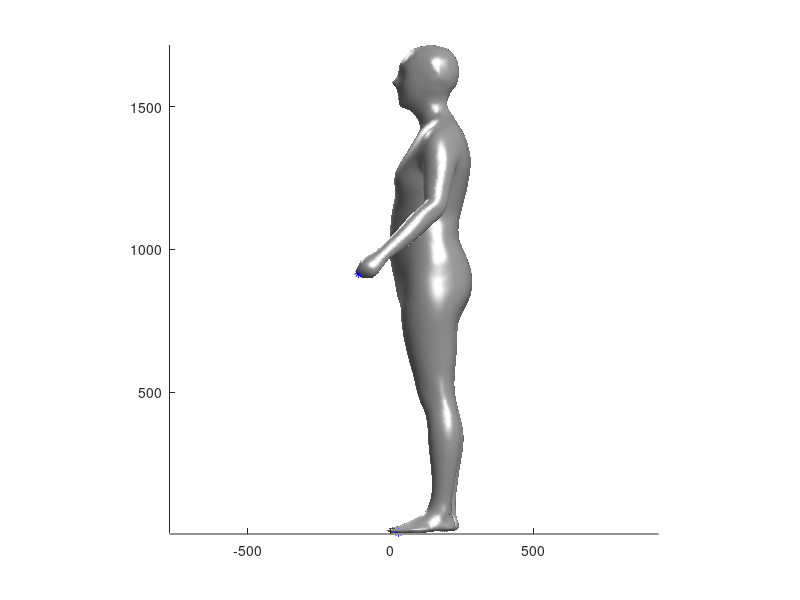

Reproduce this figure in MATLAB. (Note: this script raises an error after producing the figure.)
clc 
clear all
addpath('C:\Users\Hayoung Jung\Documents\[GitHub-Labtop]\Hand_deformation_model\functions');
addpath(genpath('external'));
%addpath(genpath('functions'));
%addpath('F:\[GitHub]\Hand_deformation_model\functions');
%addpath('/Users/user/Documents/GitHub/Hand_deformation_model\functions');

load('Body_temp.mat');
load('mesh_repose.mat');
Body_temp = mesh_repose;

V = Body_temp.V; F = Body_temp.F; COR = Body_temp.COR; v_segment = Body_temp.v_segment; weights = Body_temp.weights;
Body_temp.parent = Body_temp.COR_bone(:,2); 
C = COR;

for i = 1:length(COR)
Body_temp.spheres{i}.center = COR(i,:);
Body_temp.spheres{i}.bone = Body_temp.parent(i);
Body_temp.bones{i}.parent = Body_temp.parent(i);
end 

%% Visualization 3D body
C = COR;
figure()
hold on
axis equal
h = trimesh(F, V(:,1), V(:,2), V(:,3),'EdgeColor','none','FaceColor',[0.65, 0.65, 0.65],'FaceAlpha', 1);
lighting gouraud;
view([-90, 0]);
camlight;
view([90, 0]);
camlight;

%scatter3(V(:,1),V(:,2),V(:,3),'.', 'MarkerEdgeColor',[180/255, 180/255, 180/255])
plot3(C(:,1),C(:,2),C(:,3),'b*')
plot3(C([1 10 11 12 13],1),C([1 10 11 12 13],2),C([1 10 11 12 13],3), 'k-');
plot3(C(1:5,1),C(1:5,2),C(1:5,3), 'k-');
plot3(C([1 6:9],1),C([1 6:9],2),C([1 6:9],3), 'k-');
plot3(C(14:17,1),C(14:17,2),C(14:17,3), 'k-');
plot3(C(18:21,1),C(18:21,2),C(18:21,3), 'k-');
plot3(C([14 11 18],1),C([14 11 18],2),C([14 11 18],3), 'k-');
hold off

%% Transform matrix setting

transforms = cell(1, 21);
for i = 1 : 21
    transforms{i} = eye(4);
end
axes = bone_axes_body(COR);

% left-arm setting
% COR_leftarm_link = zeros(16,1);
% COR_leftarm_link(14:16,1) = [15; 16; 17];

%% Previous transformation 
angle = zeros(4,1);

% 1 rad = 57.3 deg. 0.785 rad = 45.0 deg.
% left arm 
angle(1) = 0/57.3; 
angle(2) = 0/57.3; 
angle(3) = 30/57.3; 
angle(4) = 0/57.3;

% Shoulder axis1: flexion(-)/extension(+), axis2: abduction(+)/adduction(-), axis3: supination/pronation
% Elbow axis2: flexion/extension
% Wrist axis1: ulnar(-)/radial(+), axis2: flexion(-)/extension(+), axis3: supination/pronation


% left arm 
transforms{14} = matrix_rotation( ... % left shoulder
    angle(1), ...  
    matrix_apply(transforms{11}, axes{14}(1 : 3, 1)'), ... 
    matrix_apply(transforms{11}, axes{14}(1 : 3, 4)') ... % center
) * transforms{11};
transforms{15} = matrix_rotation( ... % left elbow
    angle(2), ...
    matrix_apply(transforms{14}, axes{15}(1 : 3, 2)'), ...
    matrix_apply(transforms{14}, axes{15}(1 : 3, 4)') ...
) * transforms{14};
transforms{16} = matrix_rotation( ... % left wrist
    angle(3), ...
    matrix_apply(transforms{15}, axes{16}(1 : 3, 2)'), ...
    matrix_apply(transforms{15}, axes{16}(1 : 3, 4)') ...
) * transforms{15};

    
for i = 2:21
    COR(i,:) = matrix_apply(transforms{i-1}, COR(i,:));
end 
axes = bone_axes_body(COR);

    
    
% % right arm
% transforms{18} = matrix_rotation( ... % right shoulder
%     angle(4), ... % rotation angle: 0 ~ 2, range 3 = 180 deg.  
%     matrix_apply(transforms{11}, axes{18}(1 : 3, 3)'), ... % axis1: axis2: flexion(-)/extention(+); axis3: abduction(+)/adduction(-)
%     matrix_apply(transforms{11}, axes{18}(1 : 3, 4)') ... % center
% ) * transforms{11};
% transforms{19} = matrix_rotation( ... % left elbow
%     angle(5), ...
%     matrix_apply(transforms{18}, axes{19}(1 : 3, 2)'), ...
%     matrix_apply(transforms{18}, axes{19}(1 : 3, 4)') ...
% ) * transforms{18};
% transforms{20} = matrix_rotation( ... % left wrist
%     angle(6), ...
%     matrix_apply(transforms{19}, axes{20}(1 : 3, 2)'), ...
%     matrix_apply(transforms{19}, axes{20}(1 : 3, 4)') ...
% ) * transforms{19};
% 
% % left leg
% transforms{2} = matrix_rotation( ... % right shoulder
%     angle(4), ... % rotation angle: 0 ~ 2, range 3 = 180 deg.  
%     matrix_apply(transforms{1}, axes{2}(1 : 3, 3)'), ... % axis1: axis2: flexion(-)/extention(+); axis3: abduction(+)/adduction(-)
%     matrix_apply(transforms{1}, axes{2}(1 : 3, 4)') ... % center
% ) * transforms{1};
% transforms{3} = matrix_rotation( ... % left elbow
%     angle(5), ...
%     matrix_apply(transforms{2}, axes{3}(1 : 3, 2)'), ...
%     matrix_apply(transforms{2}, axes{3}(1 : 3, 4)') ...
% ) * transforms{2};
% transforms{4} = matrix_rotation( ... % left wrist
%     angle(6), ...
%     matrix_apply(transforms{3}, axes{4}(1 : 3, 2)'), ...
%     matrix_applytransforms{3}, axes{4}(1 : 3, 4)') ...
% ) * transforms{3};




%% Deformation apply

transformed = Body_temp;
transformed = skin_dualquat_body(transformed, transforms);
COR_tr = COR;

%% CoR transformation

% COR_tr(15,:) = matrix_apply(transforms{14}, COR_tr(15,:));
% COR_tr(16,:) = matrix_apply(transforms{15}, COR_tr(16,:));
% COR_tr(17,:) = matrix_apply(transforms{16}, COR_tr(17,:));

% for i = 16:17
%     COR_tr(i,:) = matrix_apply(transforms{i-1}, COR_tr(i,:));
% end 


%% CoR Transformed plot
figure()
hold on
axis equal
h = trimesh(transformed.F, transformed.V(:,1), transformed.V(:,2), transformed.V(:,3),'EdgeColor','none','FaceColor',[0.65, 0.65, 0.65],'FaceAlpha', 1);
lighting gouraud;
view([-90, 0]);
camlight;
view([90, 0]);
camlight;
%scatter3(COR(14,1),COR(14,2),COR(14,3),'*', 'MarkerEdgeColor',[0/255, 0/255, 0/255])
%scatter3(COR_tr(:,1),COR_tr(:,2),COR_tr(:,3),'*', 'MarkerEdgeColor',[0/255, 0/255, 255/255])
plot3(COR_tr([1 10 11 12 13],1),COR_tr([1 10 11 12 13],2),COR_tr([1 10 11 12 13],3), 'k-');
plot3(COR_tr(1:5,1),COR_tr(1:5,2),COR_tr(1:5,3), 'k-');
plot3(COR_tr([1 6:9],1),COR_tr([1 6:9],2),COR_tr([1 6:9],3), 'k-');
plot3(COR_tr(14:17,1),COR_tr(14:17,2),COR_tr(14:17,3), 'k-');
plot3(COR_tr(18:21,1),COR_tr(18:21,2),COR_tr(18:21,3), 'k-');
plot3(COR_tr([14 11 18],1),COR_tr([14 11 18],2),COR_tr([14 11 18],3), 'k-');
hold off
%% Save current template 

transformed.COR = COR;
mesh_repose = transformed;
mesh_repose.V = V;
mesh_repose.COR = COR;
save mesh_repose.mat mesh_repose;

figure()
hold on
axis equal
h = trimesh(mesh_repose.F, mesh_repose.V(:,1), mesh_repose.V(:,2), mesh_repose.V(:,3),'EdgeColor','none','FaceColor',[0.65, 0.65, 0.65],'FaceAlpha', 1);
lighting gouraud;
view([-90, 0]);
camlight;
view([90, 0]);
camlight;
hold off

%% after transformation

C = COR_tr;
V = transformed.V;
figure()
hold on
axis equal
scatter3(V(:,1),V(:,2),V(:,3),'.', 'MarkerEdgeColor',[180/255, 180/255, 180/255])
plot3(C(:,1),C(:,2),C(:,3),'b*')
plot3(C([1 10 11 12 13],1),C([1 10 11 12 13],2),C([1 10 11 12 13],3), 'k-');
plot3(C(1:5,1),C(1:5,2),C(1:5,3), 'k-');
plot3(C([1 6:9],1),C([1 6:9],2),C([1 6:9],3), 'k-');
plot3(C(14:17,1),C(14:17,2),C(14:17,3), 'k-');
plot3(C(18:21,1),C(18:21,2),C(18:21,3), 'k-');
plot3(C([14 11 18],1),C([14 11 18],2),C([14 11 18],3), 'k-');
hold off

%% angle apply
angle = zeros(19,1);

angle(1) = -0.4;
angle(2) = 0.2;
angle(3) = -0.6;

angle(4) = -0.15;
angle(5) = -0.35;
angle(6) = -0.1;

angle(7) = -0.3;
angle(8) = -0.25;
angle(9) = -0.15;

angle(10) = -0.35;
angle(11) = -0.40;
angle(12) = -0.1;

angle(13) = -0.65;
angle(14) = -0.4;
angle(15) = 0;

%MCP
% angle(16) = ;
angle(17) = 0.1;
angle(18) = 0.1;
% angle(19) = ;

%% MCP abduction/adduction motion
transforms_ad{1} = matrix_rotation( ... % D2 MCP -ab/ad
    angle(16), ... % rotation angle: 0 ~ 2, range 3 = 180 deg. 
    matrix_apply(transforms{2}, axes{6}(1 : 3, 3)', 0), ... axis - 3: abduction/adduction
    matrix_apply(transforms{2}, axes{6}(1 : 3, 4)') ... % center
) * transforms{2};
transforms_ad{2} = matrix_rotation( ...  % D3 MCP - ab/ad
    angle(17), ... % rotation angle: 0 ~ 2, range 3 = 180 deg. 
    matrix_apply(transforms{2}, axes{9}(1 : 3, 3)', 0), ... axis - 3: abduction/adduction
    matrix_apply(transforms{2}, axes{9}(1 : 3, 4)') ... % center
) * transforms{2};
transforms_ad{3} = matrix_rotation( ...  % D4 MCP -ab/ad
    angle(18), ... % rotation angle: 0 ~ 2, range 3 = 180 deg. 
    matrix_apply(transforms{2}, axes{12}(1 : 3, 3)', 0), ... axis - 3: abduction/adduction
    matrix_apply(transforms{2}, axes{12}(1 : 3, 4)') ... % center
) * transforms{2};
transforms_ad{4} = matrix_rotation( ... % D5 MCP - ab/ad
    angle(19), ... % rotation angle: 0 ~ 2, range 3 = 180 deg. 
    matrix_apply(transforms{2}, axes{16}(1 : 3, 3)', 0), ...  axis - 3: abduction/adduction
    matrix_apply(transforms{2}, axes{16}(1 : 3, 4)') ... % center
) * transforms{2};

%% Flexion/extension of fingers 
transforms{3} = matrix_rotation( ... % D1 CMC
    angle(1), ... % rotation angle: 0 ~ 2, range 3 = 180 deg.
    matrix_apply(transforms{2}, axes{3}(1 : 3, 1)', 0), ... % axis1: red; axis2: green; axis3: blue
    matrix_apply(transforms{2}, axes{3}(1 : 3, 4)') ... % center
) * transforms{2};
transforms{4} = matrix_rotation( ... % D1 MCP
    angle(2), ...
    matrix_apply(transforms{3}, axes{4}(1 : 3, 2)', 0), ... % axis1: red; axis2: green; axis3: blue
    matrix_apply(transforms{3}, axes{4}(1 : 3, 4)') ...
) * transforms{3};
transforms{5} = matrix_rotation( ... % D1 IP
    angle(3), ...
    matrix_apply(transforms{4}, axes{5}(1 : 3, 2)', 0), ... % axis1: red; axis2: green; axis3: blue
    matrix_apply(transforms{4}, axes{5}(1 : 3, 4)') ...
) * transforms{4};

transforms{6} = matrix_rotation( ... % D2 MCP
    angle(4), ... % rotation angle: 0 ~ 2, range 3 = 180 deg. 
    matrix_apply(transforms{2}, axes{6}(1 : 3, 2)', 0), ... % axis - 1: supination, pronation; 2: flexion/extension; 3: abduction/adduction
    matrix_apply(transforms{2}, axes{6}(1 : 3, 4)') ... % center
) * transforms_ad{1} * transforms{2};
transforms{7} = matrix_rotation( ... % D2 PIP
    angle(5), ...
    matrix_apply(transforms{6}, axes{7}(1 : 3, 2)', 0), ...
    matrix_apply(transforms{6}, axes{7}(1 : 3, 4)') ...
) * transforms{6};
transforms{8} = matrix_rotation( ... % D2 DIP
    angle(6), ...
    matrix_apply(transforms{7}, axes{8}(1 : 3, 2)', 0), ...
    matrix_apply(transforms{7}, axes{8}(1 : 3, 4)') ...
) * transforms{7};

transforms{9} = matrix_rotation( ...  % D3 MCP
    angle(7), ... % rotation angle: 0 ~ 2, range 3 = 180 deg. 
    matrix_apply(transforms{2}, axes{9}(1 : 3, 2)', 0), ... % axis - 1: supination, pronation; 2: flexion/extension; 3: abduction/adduction
    matrix_apply(transforms{2}, axes{9}(1 : 3, 4)') ... % center
) * transforms_ad{2} * transforms{2};
transforms{10} = matrix_rotation( ... % D3 PIP
    angle(8), ...
    matrix_apply(transforms{9}, axes{10}(1 : 3, 2)', 0), ...
    matrix_apply(transforms{9}, axes{10}(1 : 3, 4)') ...
) * transforms{9};
transforms{11} = matrix_rotation( ... % D3 DIP
    angle(9), ...
    matrix_apply(transforms{10}, axes{11}(1 : 3, 2)', 0), ...
    matrix_apply(transforms{10}, axes{11}(1 : 3, 4)') ...
) * transforms{10};

transforms{12} = matrix_rotation( ...  % D4 MCP
    angle(10), ... % rotation angle: 0 ~ 2, range 3 = 180 deg. 
    matrix_apply(transforms{2}, axes{12}(1 : 3, 2)', 0), ... % axis - 1: supination, pronation; 2: flexion/extension; 3: abduction/adduction
    matrix_apply(transforms{2}, axes{12}(1 : 3, 4)') ... % center
) * transforms_ad{3}* transforms{2};
transforms{13} = matrix_rotation( ... % D4 PIP
    angle(11), ...
    matrix_apply(transforms{12}, axes{13}(1 : 3, 2)', 0), ...
    matrix_apply(transforms{12}, axes{13}(1 : 3, 4)') ...
) * transforms{12};
transforms{14} = matrix_rotation( ... % D4 DIP
    angle(12), ...
    matrix_apply(transforms{13}, axes{14}(1 : 3, 2)', 0), ...
    matrix_apply(transforms{13}, axes{14}(1 : 3, 4)') ...
) * transforms{13};

transforms{16} = matrix_rotation( ... % D5 MCP
    angle(13), ... % rotation angle: 0 ~ 2, range 3 = 180 deg. 
    matrix_apply(transforms{2}, axes{16}(1 : 3, 2)', 0), ... % axis - 1: supination, pronation; 2: flexion/extension; 3: abduction/adduction
    matrix_apply(transforms{2}, axes{16}(1 : 3, 4)') ... % center
) * transforms_ad{4} * transforms{2};
transforms{17} = matrix_rotation( ...% D5 PIP
    angle(14), ...
    matrix_apply(transforms{16}, axes{17}(1 : 3, 2)', 0), ...
    matrix_apply(transforms{16}, axes{17}(1 : 3, 4)') ...
) * transforms{16};
transforms{18} = matrix_rotation( ... % D5 DIP
    angle(15), ...
    matrix_apply(transforms{17}, axes{18}(1 : 3, 2)', 0), ...
    matrix_apply(transforms{17}, axes{18}(1 : 3, 4)') ...
) * transforms{17};
